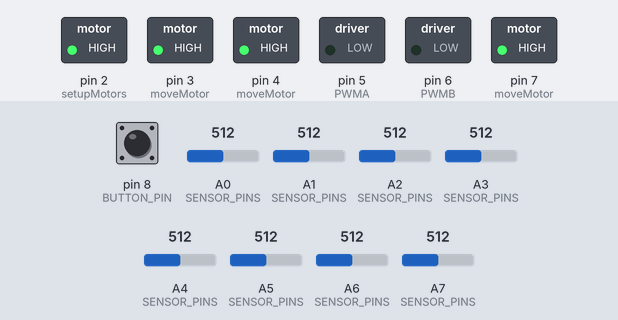
The sketch below on a simulated Arduino Nano, built with avr-gcc and run on an emulated ATmega328P. Parts: switched loads named in the sketch (green lamp = pin HIGH). Dashed ring = blinking. The test bench sets the inputs (shaded band); at power-on: pin 8 (BUTTON_PIN) HIGH, A0 (SENSOR_PINS) = 512, A1 (SENSOR_PINS) = 512, A2 (SENSOR_PINS) = 512, A3 (SENSOR_PINS) = 512, A4 (SENSOR_PINS) = 512, A5 (SENSOR_PINS) = 512, A6 (SENSOR_PINS) = 512, A7 (SENSOR_PINS) = 512.

Above: at 0.8 s.
0.9 s: pin 8 (BUTTON_PIN) pulled LOW for 0.15 s
At 2.5 s:
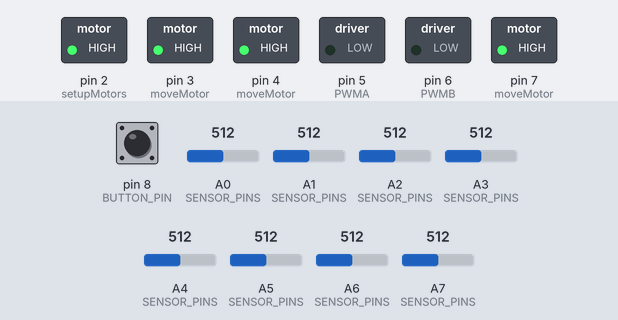
4.0 s: pin 8 (BUTTON_PIN) pulled LOW for 1 s
At 5.5 s:
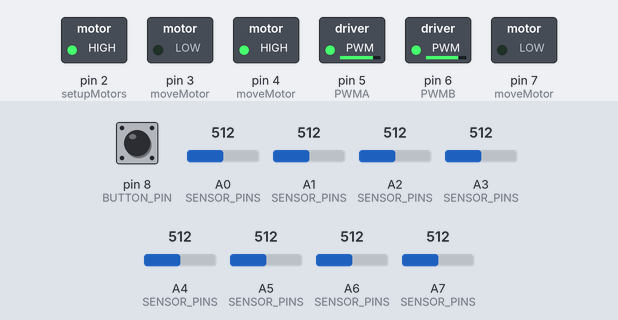
8.0 s: pin 8 (BUTTON_PIN) pulled LOW for 3.2 s
At 8.3 s:
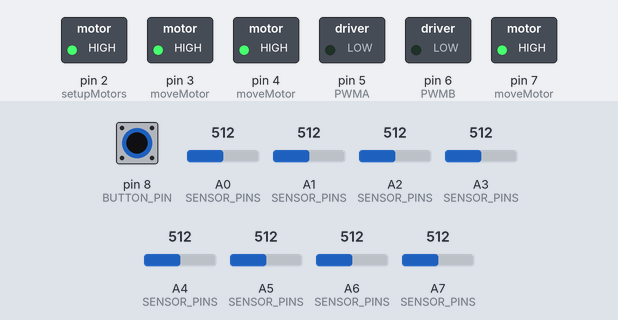
Timing chart, 0 to 18.9 s (numbered marks = the images above; inputs shaded):
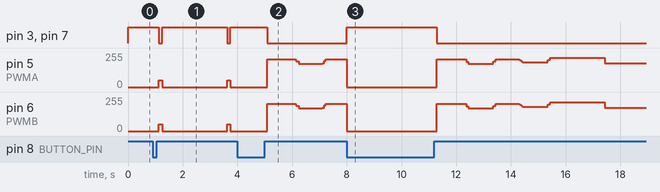

Measured:
- after the input at 0.9 s, pin 3 (moveMotor), pin 7 (moveMotor): alternates HIGH for 2.4 s and LOW for 0.12 s, starting after 0.23 s; pin 5 (PWMA), pin 6 (PWMB): alternates 50/255 for 0.12 s and 0/255 for 2.4 s, starting after 0.23 s
- after the input at 4.0 s, pin 3 (moveMotor), pin 7 (moveMotor): HIGH → LOW after 1.1 s
- after the input at 8.0 s, pin 3 (moveMotor), pin 7 (moveMotor): LOW → HIGH at once, → LOW 3.3 s later

The sketch:

Robot_swpy_version_1.ino
```cpp
//v3.4: High-speed continuous PID + Time-Based Profile (ตัดระบบจุดตัดออก)
#include "01_Settings.h"
#include <QTRSensors.h>

QTRSensors qtr;
uint16_t sensorValues[8];

void waitButton() {
  while (digitalRead(BUTTON_PIN) == HIGH) { }
  delay(30);
  while (digitalRead(BUTTON_PIN) == LOW) { }
  delay(80);
}

void twitchMotor() {
  moveMotor(twitchSpeed, twitchSpeed);
  delay(120);
  moveMotor(0, 0);
  delay(120);
}

void setup() {
  setupMotors();
  setupSensors();
  pinMode(BUTTON_PIN, INPUT_PULLUP);

  waitButton();
  twitchMotor();

  calibrateSensors();

  moveMotor(0, 0);
  twitchMotor();
}

void loop() {
  waitButton();      // กดแล้วปล่อย = ปล่อยรถ
  startRun();        // เริ่มจับเวลา profile + รีเซ็ตสถานะ PID

  while (digitalRead(BUTTON_PIN) == HIGH) {
    runPID();
  }

  moveMotor(0, 0);
  delay(500);
}
```

02_Motors.ino
```cpp
static inline int16_t clampPWM(int32_t v) {
  if (v > maxSpeed)  return maxSpeed;
  if (v < -maxSpeed) return -maxSpeed;
  return (int16_t)v;
}

void setupMotors() {
  pinMode(PWMA, OUTPUT);
  pinMode(PWMB, OUTPUT);

  // D2, D3, D4, D7 as direct direction outputs
  DDRD |= _BV(DDD2) | _BV(DDD3) | _BV(DDD4) | _BV(DDD7);

  // Safe start: brake + zero PWM
  PORTD |= _BV(PORTD2) | _BV(PORTD3) | _BV(PORTD4) | _BV(PORTD7);
  analogWrite(PWMA, 0);
  analogWrite(PWMB, 0);
}

inline void moveMotor(int16_t speedLeft, int16_t speedRight) {
  speedLeft  = clampPWM(speedLeft);
  speedRight = clampPWM(speedRight);

  // Left motor: AIN1=D2, AIN2=D3, PWM=D5
  if (speedLeft > 0) {
    PORTD |=  _BV(PORTD2);
    PORTD &= ~_BV(PORTD3);
    analogWrite(PWMA, (uint8_t)speedLeft);
  } else if (speedLeft < 0) {
    PORTD &= ~_BV(PORTD2);
    PORTD |=  _BV(PORTD3);
    analogWrite(PWMA, (uint8_t)(-speedLeft));
  } else {
    PORTD |=  _BV(PORTD2) | _BV(PORTD3);  // brake
    analogWrite(PWMA, 0);
  }

  // Right motor: BIN1=D4, BIN2=D7, PWM=D6
  if (speedRight > 0) {
    PORTD |=  _BV(PORTD4);
    PORTD &= ~_BV(PORTD7);
    analogWrite(PWMB, (uint8_t)speedRight);
  } else if (speedRight < 0) {
    PORTD &= ~_BV(PORTD4);
    PORTD |=  _BV(PORTD7);
    analogWrite(PWMB, (uint8_t)(-speedRight));
  } else {
    PORTD |=  _BV(PORTD4) | _BV(PORTD7);  // brake
    analogWrite(PWMB, 0);
  }
}
```

03_Sensors.ino
```cpp
void setupSensors() {
  qtr.setTypeAnalog();
  qtr.setSensorPins(SENSOR_PINS, SENSOR_COUNT);
}

void calibrateSensors() {
  // เก็บค่าเซนเซอร์หลายครั้งเพื่อให้ครอบคลุมขาว/ดำ
  for (uint16_t i = 0; i < 50; i++) {
    qtr.calibrate();
    delay(20);
  }
}

inline uint16_t getLinePosition() {
  return qtr.readLineBlack(sensorValues);
}

inline uint8_t getBlackCount() {
  uint8_t blackCount = 0;
  for (uint8_t i = 0; i < SENSOR_COUNT; i++) {
    blackCount += (sensorValues[i] > DARK_THRESHOLD);
  }
  return blackCount;
}

inline bool isCenterOnLine() {
  return (sensorValues[3] > DARK_THRESHOLD) || (sensorValues[4] > DARK_THRESHOLD);
}
```

04_PID.ino
```cpp
static int16_t lastError = 0;
static int16_t dFiltered = 0;

static uint8_t lostConfirm  = 0;

// Corner mode (ของเดิม)
static bool cornerMode = false;
static uint8_t cornerEnterConfirm = 0;
static uint8_t cornerExitConfirm  = 0;

// ---------------------------
// Time-based profile state
// ---------------------------
static ProfileParams curP;            // ค่าที่ใช้อยู่จริงตอนนี้ (หลังไล่ค่าแล้ว)
static ProfileParams fromP;           // ค่า ณ เวลาที่เริ่มเปลี่ยนช่วง
static uint8_t  profIdx = 0;          // ช่วงที่ใช้อยู่
static bool     profFinal = false;    // true = อยู่ช่วงสุดท้ายแล้ว ไม่ต้องเช็กเวลาอีก
static uint32_t runStartMs = 0;
static uint32_t nextSwitchMs = 0;     // เวลา millis() ที่จะเปลี่ยนช่วงถัดไป
static bool     blending = false;
static uint32_t blendStartMs = 0;

static inline int16_t iabs16(int16_t x) {
  return (x < 0) ? -x : x;
}

static inline int16_t clamp16(int32_t v) {
  if (v > maxSpeed)  return maxSpeed;
  if (v < -maxSpeed) return -maxSpeed;
  return (int16_t)v;
}

static inline ProfileParams paramsOf(uint8_t i) {
  ProfileParams p;
  p.base = PROFILES[i].baseSpeed;
  p.kp   = PROFILES[i].Kp;
  p.kd   = PROFILES[i].Kd;
  p.kpC  = PROFILES[i].KpCorner;
  p.kdC  = PROFILES[i].KdCorner;
  return p;
}

// w = 0..256  (0 = ค่าเก่า, 256 = ค่าใหม่)
static inline int16_t lerp16(int16_t a, int16_t b, int16_t w) {
  return (int16_t)(a + ((int32_t)(b - a) * w) / 256);
}

// เรียกครั้งเดียวตอนปล่อยรถ: เริ่มจับเวลา + รีเซ็ตสถานะ PID สำหรับรอบใหม่
void startRun() {
  runStartMs = millis();
  profIdx = 0;
  curP = paramsOf(0);
  blending = false;

  profFinal = (PROFILES[0].endMs == PROFILE_FOREVER);
  if (!profFinal) nextSwitchMs = runStartMs + PROFILES[0].endMs;

  // รีเซ็ตสถานะ PID ไม่ให้ค่าค้างจากรอบก่อน และกัน derivative kick รอบแรก
  cornerMode = false;
  cornerEnterConfirm = 0;
  cornerExitConfirm  = 0;
  lostConfirm = 0;
  dFiltered = 0;
  lastError = (int16_t)getLinePosition() - (LINE_CENTER + CENTER_OFFSET);
}

// เรียกทุก loop แต่ปกติทำแค่เทียบเวลา 1 ครั้ง (ไม่มี delay ไม่หยุด PID)
static inline void updateProfile(uint32_t now) {
  // 1) ถึงเวลาเปลี่ยนช่วงหรือยัง (while เผื่อกรณีช่วงสั้นกว่า loop)
  while (!profFinal && (int32_t)(now - nextSwitchMs) >= 0) {
    fromP = curP;                       // เริ่มไล่ค่าจากค่าปัจจุบันจริง (ไม่กระโดด)
    profIdx++;
    if (PROFILES[profIdx].endMs == PROFILE_FOREVER) {
      profFinal = true;
    } else {
      nextSwitchMs = runStartMs + PROFILES[profIdx].endMs;
    }
    blendStartMs = now;
    blending = true;
  }

  // 2) ไล่ค่าเข้าหาชุดใหม่ (ทำเฉพาะช่วง PROFILE_BLEND_MS หลังเปลี่ยน)
  if (blending) {
    const ProfileParams tgt = paramsOf(profIdx);
    const uint32_t dt = now - blendStartMs;
    if (PROFILE_BLEND_MS == 0 || dt >= PROFILE_BLEND_MS) {
      curP = tgt;
      blending = false;
    } else {
      const int16_t w = (int16_t)((dt * 256UL) / PROFILE_BLEND_MS);
      curP.base = lerp16(fromP.base, tgt.base, w);
      curP.kp   = lerp16(fromP.kp,   tgt.kp,   w);
      curP.kd   = lerp16(fromP.kd,   tgt.kd,   w);
      curP.kpC  = lerp16(fromP.kpC,  tgt.kpC,  w);
      curP.kdC  = lerp16(fromP.kdC,  tgt.kdC,  w);
    }
  }
}

// ความเร็วตามความโค้ง: ค่าเป็น "เพิ่ม/ลดจาก base ของ profile"
// (เลขในวงเล็บ = ค่าสัมบูรณ์เดิมของ v3.3 ตอน base = 140)
static inline int16_t chooseBaseSpeed(int16_t absError) {
  const int16_t b = curP.base;
  int16_t v;

  if (cornerMode) {
    if (absError > 2600)      v = b - 30;   // (110) สำหรับ 140
    else if (absError > 1800) v = b - 2;    // (138) สำหรับ 140
    else if (absError > 1200) v = b + 20;   // (160) สำหรับ 140
    else if (absError > 700)  v = b + 40;   // (180) สำหรับ 140
    else                      v = b - 10;   // (130) สำหรับ 140
  } else {
    if (absError > 2600)      v = b - 30;   // (110) สำหรับ 140
    else if (absError > 1800) v = b - 8;    // (132) สำหรับ 140
    else if (absError > 1100) v = b + 6;    // (146) สำหรับ 140
    else                      v = b;        // (140) สำหรับ 140
  }

  if (v < 0) v = 0;
  if (v > maxSpeed) v = maxSpeed;
  return v;
}

static inline void updateCornerMode(int16_t error, uint8_t blackCount) {
  const int16_t absError = iabs16(error);

  // เข้าสู่ corner mode เมื่อต่อเนื่องว่า error สูงจริง
  const bool enterCandidate = (absError >= CORNER_ENTER_ERROR) ||
                              (blackCount >= 2 && absError >= (CORNER_ENTER_ERROR - 300));

  if (!cornerMode) {
    if (enterCandidate) {
      if (++cornerEnterConfirm >= CORNER_ENTER_LOOPS) {
        cornerMode = true;
        cornerEnterConfirm = 0;
        cornerExitConfirm = 0;
      }
    } else {
      cornerEnterConfirm = 0;
    }
  } else {
    // ออกจาก corner mode เมื่อกลับมาใกล้เส้นจริง
    const bool exitCandidate = (absError <= CORNER_EXIT_ERROR && blackCount >= 1);

    if (exitCandidate) {
      if (++cornerExitConfirm >= CORNER_EXIT_LOOPS) {
        cornerMode = false;
        cornerExitConfirm = 0;
        cornerEnterConfirm = 0;
      }
    } else {
      cornerExitConfirm = 0;
    }
  }
}

void runPID() {
  updateProfile(millis());

  const uint16_t position = getLinePosition();
  const uint8_t blackCount = getBlackCount();

  // ---------------------------
  // Lost-line recovery (ของเดิม)
  // ---------------------------
  if (blackCount == 0) {
    if (++lostConfirm >= LOST_CONFIRM_LOOPS) {
      // หมุนหาเส้นตามทิศทาง error ล่าสุด
      cornerMode = false;
      cornerEnterConfirm = 0;
      cornerExitConfirm = 0;

      if (lastError >= 0) {
        moveMotor(searchSpeed, -searchSpeed);
      } else {
        moveMotor(-searchSpeed, searchSpeed);
      }
      return;
    }
  } else {
    lostConfirm = 0;
  }

  // ---------------------------
  // เส้นขวางกว้าง (จุดตัด): ตำแหน่งเส้นไม่มีข้อมูลซ้าย-ขวา จึงไม่ใช้รอบนี้
  // ไม่แตะ lastError / dFiltered / cornerMode และไม่มี timer -> PID คุมต่อทันทีที่พ้นเส้น
  // ---------------------------
  if (blackCount >= WIDE_BLACK_COUNT) {
    moveMotor(clamp16(curP.base + LEFT_TRIM), clamp16(curP.base + RIGHT_TRIM));
    return;
  }

  // ---------------------------
  // Fixed-point PID
  // ---------------------------
  const int16_t error = (int16_t)position - (LINE_CENTER + CENTER_OFFSET);

  const int16_t dRaw = error - lastError;
  dFiltered += (dRaw - dFiltered) >> 2;   // low-pass derivative แบบเบาๆ
  lastError = error;

  updateCornerMode(error, blackCount);

  const int16_t kp = cornerMode ? curP.kpC : curP.kp;
  const int16_t kd = cornerMode ? curP.kdC : curP.kd;

  const int32_t correction = ((int32_t)error * kp + (int32_t)dFiltered * kd) / PID_SCALE;

  const int16_t driveBase = chooseBaseSpeed(iabs16(error));

  int16_t leftSpeed  = driveBase + (int16_t)correction;
  int16_t rightSpeed = driveBase - (int16_t)correction;

  // trim ซ้าย-ขวา เพื่อบาลานซ์มอเตอร์
  leftSpeed  += LEFT_TRIM;
  rightSpeed += RIGHT_TRIM;

  moveMotor(clamp16(leftSpeed), clamp16(rightSpeed));
}
```

seve_control.ino
```cpp
//ชุดที่ 1 สำหรับตรวจสอบสนาม
// --- 1. ตั้งค่าความเร็ว (0 - 255) ---
//int baseSpeed = 120;
//int turnSpeed = 70;
//int maxSpeed  = 220;

// --- 2. ตั้งค่าสมการเข้าโค้ง (PID Constants) ---
//float Kp = 0.045;
//float Kd = 0.400;
//float Ki = 0.000;
```

01_Settings.h
```cpp
#pragma once
#include <Arduino.h>

// ---------------------------
// ความเร็วหลัก
// (baseSpeed / Kp / Kd ย้ายไปอยู่ในตาราง PROFILES ด้านล่างแล้ว)
// ---------------------------
constexpr uint8_t maxSpeed    = 255;   // เพดาน PWM

// ความเร็วพิเศษ
constexpr uint8_t searchSpeed  = 200;    // หาเส้นเมื่อหลุด
constexpr uint8_t twitchSpeed  = 50;    // กระตุกล้อสัญญาณ

// ---------------------------
// PID แบบ fixed-point
// correction = (error*Kp + d*Kd) / PID_SCALE
// ---------------------------
constexpr int16_t PID_SCALE = 1000;

constexpr int16_t LINE_CENTER = 3500; // 0..7000 จาก QTR 8 ตัว
constexpr int16_t CENTER_OFFSET = 0;   // ถ้ารถเอียง ค่อยปรับค่านี้
constexpr int8_t LEFT_TRIM  = 0;        // ปรับสมดุลมอเตอร์ซ้าย
constexpr int8_t RIGHT_TRIM = -4;       // ปรับสมดุลมอเตอร์ขวา

// โหมดโค้ง 90° จะเข้าเมื่อ error สูงต่อเนื่อง (ของเดิม)
constexpr int16_t CORNER_ENTER_ERROR = 2100;
constexpr int16_t CORNER_EXIT_ERROR   = 1400;
constexpr uint8_t CORNER_ENTER_LOOPS  = 2;
constexpr uint8_t CORNER_EXIT_LOOPS    = 3;

// ---------------------------
// TIME-BASED PROFILE  (นับเวลาตั้งแต่ปล่อยปุ่มเริ่มวิ่ง)
// ---------------------------
// แต่ละแถว = 1 ช่วงเวลา
//   endMs     : ใช้ชุดนี้จนถึงกี่ ms นับจากปล่อยรถ (ใช้ S(5) = 5 วินาที)
//               แถวสุดท้ายต้องเป็น PROFILE_FOREVER (คงค่านี้ไปจนหยุดรถ)
//   baseSpeed : ความเร็วฐานของช่วงนั้น (ความเร็วทางตรง)
//   Kp, Kd    : เกนตอนวิ่งปกติ
//   KpCorner, KdCorner : เกนตอนเข้า corner mode (ของเดิม ใช้ตอน error สูงต่อเนื่อง)
//                        ถ้าไม่ต้องการแยก ให้ใส่เท่า Kp/Kd
//
// หมายเหตุ: ความเร็วที่ลด/เพิ่มตาม |error| (ใน chooseBaseSpeed ของ 04_PID.ino)
//           เป็นค่า "เพิ่ม/ลดจาก baseSpeed ของช่วงนั้น" ไม่ใช่ค่าตายตัวแล้ว
#define S(sec) ((uint32_t)(sec) * 1000UL)

struct PIDProfile {
  uint32_t endMs;
  uint8_t  baseSpeed;
  int16_t  Kp;
  int16_t  Kd;
  int16_t  KpCorner;
  int16_t  KdCorner;
};

// ค่าที่ใช้งานจริงตอนวิ่ง (อยู่ในไฟล์ .h เพราะ Arduino สร้าง prototype ไว้ก่อนโค้ดใน .ino)
struct ProfileParams {
  int16_t base, kp, kd, kpC, kdC;
};

constexpr uint32_t PROFILE_FOREVER = 0xFFFFFFFFUL;

// เวลาไล่ค่าจากชุดเก่าไปชุดใหม่ตอนเปลี่ยนช่วง (ms) ใส่ 0 = เปลี่ยนทันที
constexpr uint16_t PROFILE_BLEND_MS = 150;

// *** แถวแรก = ค่าเดิมของ v3.3 (140 / 40 / 650 / 70 / 750) ***
// *** แถวที่ 2-4 เป็นค่าตัวอย่างเพื่อให้เห็นโครงสร้าง ยังไม่ผ่านการทดสอบกับรถจริง ***
constexpr PIDProfile PROFILES[] = {
  //  endMs            base   Kp   Kd   KpC  KdC
  {  S(1),             210,   40,  650,  70,  750 },   // 1-3 วิ   : เร่งทางตรง
  {  S(2.5),             175,   40,  600,  70,  750 },   // 3-5 วิ   : ช่วงโค้ง
  {  S(3),             210,   48,  750,  78,  800 },   // 5-9 วิ   : เร่งทางตรง
  {  S(4),            185,   48,  750,  80,  800 },   // 9-12 วิ  : ช่วงโค้ง
  {  S(6),             220,   48,  750,  78,  800 },   // 5-9 วิ   : เร่ง
  {  PROFILE_FOREVER,  180,   48,  500,  79,  800 },   // 13 วิ+   : ช่วงสุดท้าย (ตัวอย่าง)
};
constexpr uint8_t PROFILE_COUNT = sizeof(PROFILES) / sizeof(PROFILES[0]);

static_assert(PROFILE_COUNT >= 1, "PROFILES ต้องมีอย่างน้อย 1 แถว");
static_assert(PROFILES[PROFILE_COUNT - 1].endMs == PROFILE_FOREVER,
              "แถวสุดท้ายของ PROFILES ต้องใช้ endMs = PROFILE_FOREVER");

// ---------------------------
// Sensor / Lost-line
// ---------------------------
constexpr uint8_t SENSOR_COUNT = 8;
constexpr uint8_t DARK_THRESHOLD = 500;   // (ของเดิม ดูหมายเหตุในสรุป: uint8_t เก็บ 500 ไม่ได้ ค่าจริง = 244)

// เส้นขวาง/จุดตัด: ถ้าดำพร้อมกันตั้งแต่กี่ตัวขึ้นไป ถือว่าตำแหน่งเส้นไม่มีข้อมูลซ้าย-ขวา
// -> ไม่เอามาคิด error รอบนั้น ให้วิ่งตรงด้วยความเร็วของ profile (ไม่มี timer ไม่มี lock)
// ใช้ค่าเดิมของ v3.3 (CROSS_DARK_COUNT = 6) ใส่ 9 = ปิดระบบนี้ (เพื่อทดสอบเทียบ)
constexpr uint8_t WIDE_BLACK_COUNT = 6;

constexpr uint8_t LOST_CONFIRM_LOOPS = 3;  // หลุดเส้นติดต่อกันกี่ loop ถึงเข้าสู่โหมดค้นหา

// ---------------------------
// ขาอุปกรณ์ (ห้ามเปลี่ยน)
// ---------------------------
constexpr uint8_t PWMA = 5;
constexpr uint8_t AIN1 = 2;
constexpr uint8_t AIN2 = 3;

constexpr uint8_t PWMB = 6;
constexpr uint8_t BIN1 = 4;
constexpr uint8_t BIN2 = 7;

constexpr uint8_t BUTTON_PIN = 8;

constexpr uint8_t SENSOR_PINS[8] = {A7, A6, A5, A4, A3, A2, A1, A0};
```
